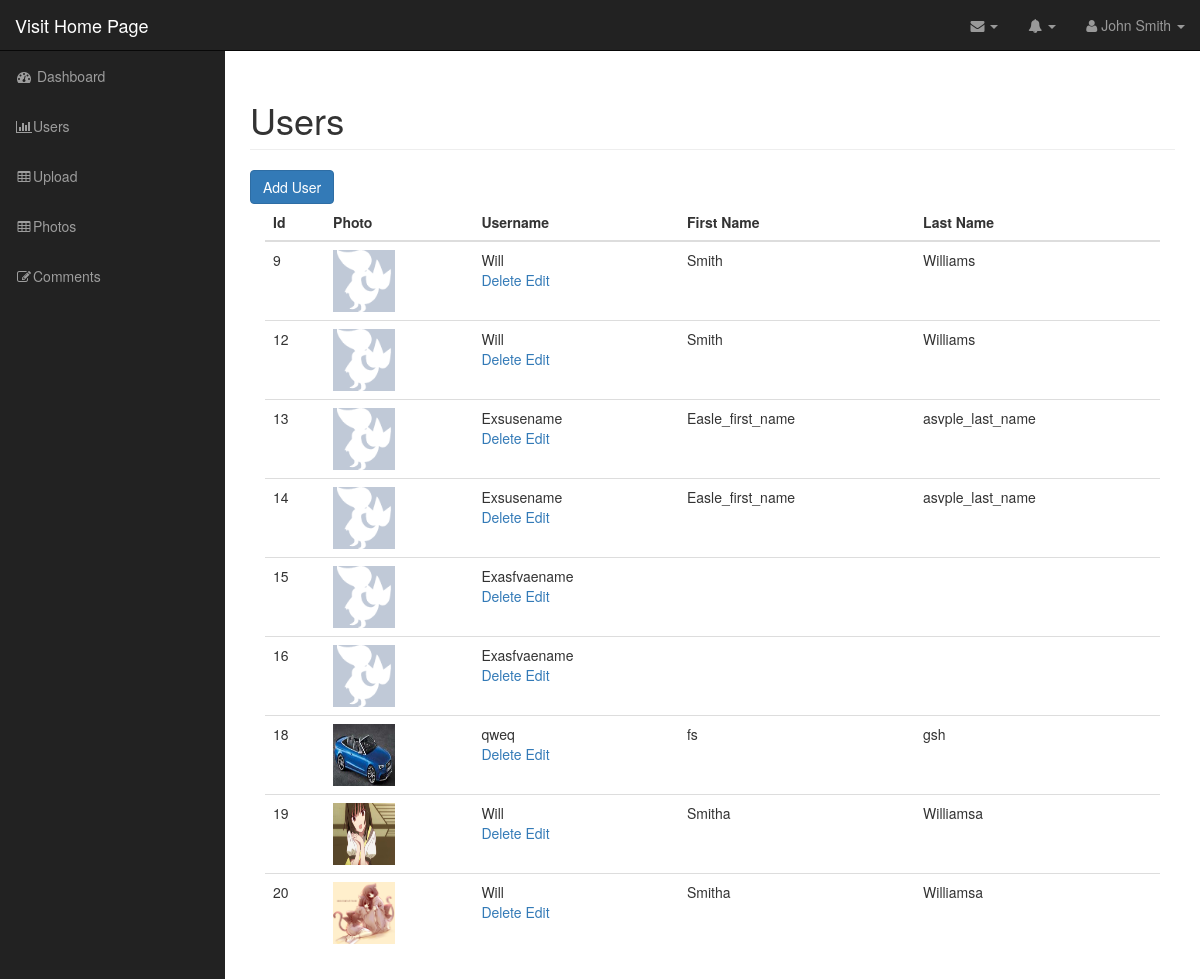
Screenshot of /admin/users.php (signed in) with the database file from the repository.
### tables this page shows
CREATE TABLE `users` (
  `id` int(11) NOT NULL,
  `username` varchar(255) NOT NULL,
  `password` varchar(255) NOT NULL,
  `first_name` varchar(255) NOT NULL,
  `last_name` varchar(255) NOT NULL,
  `user_image` varchar(255) NOT NULL
);

### admin/includes/database.php (called while the page is built, shortened)
<?php
class Database {
	public $connection;
	public function open_db_connection(){
		$this->connection = new mysqli(DB_HOST, DB_USER, DB_PASS, DB_NAME);
	}
	public function query($sql){
		$result = $this->connection->query($sql);
		return $result;
	}
}
$database = new Database();

### admin/includes/db_object.php (called while the page is built, shortened)
<?php
class Db_object {
	public static function find_all(){
		return static::find_by_query("SELECT * FROM " . static::$db_table );
	}
	public static function find_by_query($sql){
		global $database;
		$result_set = $database->query($sql);
		$the_object_array = array();
		while($row = mysqli_fetch_array($result_set)){
			$the_object_array[] = static::instantiation($row);
		}
		return $the_object_array;
	}
	public static function instantiation($the_record){
		$the_object = new $calling_class;
        foreach ($the_record as $the_attribute => $value) {
        	if($the_object->has_the_attribute($the_attribute)){
        		$the_object->$the_attribute = $value;
        	}
        }
        return $the_object;
	}
	private function has_the_attribute($the_attribute){
		$object_properties = get_object_vars($this);
		return array_key_exists($the_attribute, $object_properties);
	}
}

### admin/includes/user.php (called while the page is built, shortened)
<?php
class User extends Db_object {
	public $user_image;
	public $upload_directory = "images";
	public $image_placeholder = "images/Placeholder.png";
	public function image_path_and_placeholder(){
		return empty($this->user_image) ? $this->image_placeholder : $this->upload_directory . DS . $this->user_image;
	}
}

### admin/users.php (the view, shortened to what this page needs)
<?php include("includes/header.php"); ?>
<?php
  $users = User::find_all();
 ?>
        <nav class="navbar navbar-inverse navbar-fixed-top" role="navigation">
        <?php include("includes/top_nav.php"); ?>
        <?php include("includes/side_nav.php"); ?>
        </nav>
        <div id="page-wrapper">
            <div class="container-fluid">
                <div class="row">
                    <div class="col-lg-12">
                        <h1 class="page-header">
                            Users
                        </h1>
                        <a href="add_user.php" class="btn btn-primary">Add User</a>
                        <div class="col-md-12">
                          <table class="table table-hover">
                            <thead>
                              <tr>
                                <th>Id</th>
                                <th>Photo</th>
                                <th>Username</th>
                                <th>First Name</th>
                                <th>Last Name</th>
                              </tr>
                            </thead>
                            <tbody>
                              <?php foreach ($users as $user) : ?>
                                <tr>
                                  <td><?php echo $user->id; ?></td>
                                  <td><img class="admin-user-thumbnail user-image" src="<?php echo $user->image_path_and_placeholder(); ?>" alt="" ></td>
                                  <td><?php echo $user->username; ?>
                                    <div class="action_link ">
                                      <a href="delete_user.php?id=<?php echo $user->id; ?>">Delete</a>
                                      <a href="edit_user.php?id=<?php echo $user->id; ?>">Edit</a>
                                    </div>
                                  </td>
                                  <td><?php echo $user->first_name; ?></td>
                                  <td><?php echo $user->last_name; ?></td>
                                </tr>
                            <?php endforeach; ?>
                            </tbody>
                          </table>
                        </div>
                    </div>
                </div>
            </div>
        </div>
  <?php include("includes/footer.php"); ?>

### admin/css/sb-admin.css (style rules this page uses)
body { margin-top: 100px; background-color: #222; }
@media (min-width:768px) { body { margin-top: 50px; } }
#page-wrapper { width: 100%; padding: 0; background-color: #fff; }
@media (min-width:768px) { #page-wrapper { padding: 10px; } }

### admin/css/styles.css (style rules this page uses)
.user-image { width: 62px; height: 62px; }

### rows the page displays
users: id "9", username "Will", first_name "Smith", last_name "Williams"
users: id "12", username "Will", first_name "Smith", last_name "Williams"
users: id "13", username "Exsusename", first_name "Easle_first_name", last_name "asvple_last_name"
users: id "14", username "Exsusename", first_name "Easle_first_name", last_name "asvple_last_name"
users: id "15", username "Exasfvaename"
users: id "16", username "Exasfvaename"
users: id "18", user_image (picture), username "qweq", first_name "fs", last_name "gsh"
users: id "19", user_image (picture), username "Will", first_name "Smitha", last_name "Williamsa"
users: id "20", user_image (picture), username "Will", first_name "Smitha", last_name "Williamsa"
